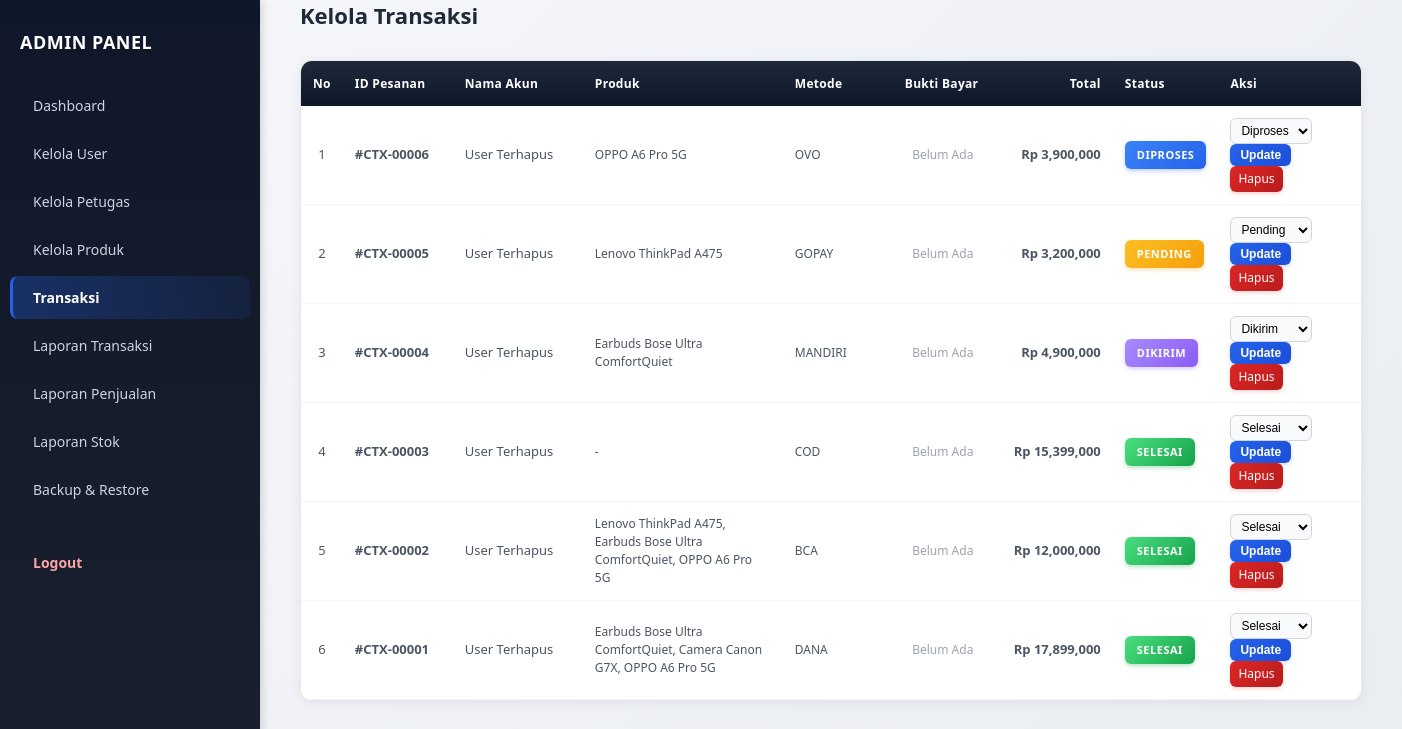
Screenshot of /admin/transaksi.php (signed in) with the database file from the repository.
### tables this page shows
CREATE TABLE `pesanan` (
  `id` int(11) NOT NULL,
  `user_id` int(11) DEFAULT NULL,
  `nama_penerima` varchar(100) DEFAULT NULL,
  `hp` varchar(20) DEFAULT NULL,
  `alamat` text DEFAULT NULL,
  `metode_bayar` varchar(50) DEFAULT NULL,
  `total_bayar` int(11) DEFAULT NULL,
  `status_pesanan` varchar(20) DEFAULT 'Pending',
  `tanggal_pesan` datetime DEFAULT current_timestamp()
);

### admin/transaksi.php (the view, shortened to what this page needs)
<?php
include __DIR__ . "/../config/database.php";
$dataTransaksi = mysqli_query($conn, "SELECT pesanan.*, users.nama AS nama_akun
     FROM pesanan
     LEFT JOIN users ON pesanan.user_id = users.id
     ORDER BY pesanan.id DESC");
?>
<!DOCTYPE html>
<html lang="id">
<head>
</head>
<body>
    <div class="wrapper">
        <div class="sidebar">
            <h2>ADMIN PANEL</h2>
            <a href="dashboard.php">Dashboard</a>
            <a href="user.php">Kelola User</a>
            <a href="petugas.php">Kelola Petugas</a>
            <a href="produk.php">Kelola Produk</a>
            <a href="transaksi.php" class="active">Transaksi</a>
            <a href="laporan_transaksi.php"> Laporan Transaksi</a>
            <a href="laporan_penjualan.php">Laporan Penjualan</a>
            <a href="laporan_stok.php">Laporan Stok</a>
            <a href="backup.php">Backup & Restore</a>
            <a href="logout.php" class="logout-btn" onclick="return confirm('Apakah Anda yakin ingin logout?')">
                Logout
            </a>
        </div>
        <div class="content">
            <h1>Kelola Transaksi</h1>
            <div class="table-wrapper">
            <table>
                <thead>
                <tr>
                    <th style="width: 40px;">No</th>
                    <th style="width: 110px;">ID Pesanan</th>
                    <th style="width: 130px;">Nama Akun</th>
                    <th style="width: 200px;">Produk</th>
                    <th style="width: 110px;">Metode</th>
                    <th style="width: 100px;">Bukti Bayar</th>
                    <th style="width: 120px; text-align: right;">Total</th>
                    <th style="width: 100px;">Status</th>
                    <th>Aksi</th>
                </tr>
                </thead>
                <tbody>
                <?php $no = 1;
                while ($t = mysqli_fetch_assoc($dataTransaksi)) :
                    $st_class = strtolower(str_replace(' ', '', $t['status_pesanan']));
                ?>
                    <tr>
                        <td style="width: 40px; text-align: center;"><?= $no++ ?></td>
                        <td style="width: 110px;"><strong>#CTX-<?= str_pad($t['id'], 5, '0', STR_PAD_LEFT) ?></strong></td>
                        <td style="width: 130px;"><?= htmlspecialchars($t['nama_akun'] ?? 'User Terhapus') ?></td>
                        <td style="width: 200px; max-width: 200px; word-break: break-word; font-size: 12px;">
                            <?php
                            $produk_query = mysqli_query($conn, "SELECT produk.nama FROM pesanan_detail
                                LEFT JOIN produk ON pesanan_detail.produk_id = produk.id
                                WHERE pesanan_detail.pesanan_id = '{$t['id']}'\n                                ORDER BY pesanan_detail.id ASC");
                            $produk_list = [];
                            while ($p = mysqli_fetch_assoc($produk_query)) {
                                if ($p['nama']) {
                                    $produk_list[] = $p['nama'];
                                }
                            }
                            if (!empty($produk_list)) {
                                echo implode(', ', $produk_list);
                            } else {
                                echo '-';
                            }
                            ?>
                        </td>
                        <td style="width: 110px; font-size: 12px;"><?= htmlspecialchars($t['metode_bayar'] ?? '-') ?></td>
                        <td style="width: 100px; text-align: center; font-size: 12px;">
                            <?php
                            $bukti_query = mysqli_query($conn, "SELECT * FROM bukti_pembayaran WHERE transaksi_id = '{$t['id']}' LIMIT 1");
                            $bukti = mysqli_fetch_assoc($bukti_query);
                            if ($bukti) {
                                ?>
                                <button class="btn-view-bukti" onclick="showBukti('<?= $bukti['bukti'] ?>', '<?= $bukti['status'] ?>', '<?= htmlspecialchars($t['nama_akun'] ?? 'User') ?>')">Lihat Bukti</button>
                                <?php
                            } else {
                                ?>
                                <span style="color: #9ca3af; font-size: 12px;">Belum Ada</span>
                                <?php
                            }
                            ?>
                        </td>
                        <td style="width: 120px; text-align: right; font-weight: 600;">Rp <?= number_format($t['total_bayar']) ?></td>
                        <td style="width: 100px;">
                            <span class="status <?= $st_class ?>">
                                <?= strtoupper($t['status_pesanan']) ?>
                            </span>
                        </td>
                        <td style="font-size: 12px;">
                            <form method="post" style="display:inline; margin-right: 5px;">
                                <select name="status" style="font-size: 12px; padding: 4px 6px;">
                                    <option value="Pending" <?= $t['status_pesanan'] == 'Pending' ? 'selected' : '' ?>>Pending</option>
                                    <option value="Diproses" <?= $t['status_pesanan'] == 'Diproses' ? 'selected' : '' ?>>Diproses</option>
                                    <option value="Dikirim" <?= $t['status_pesanan'] == 'Dikirim' ? 'selected' : '' ?>>Dikirim</option>
                                    <option value="Selesai" <?= $t['status_pesanan'] == 'Selesai' ? 'selected' : '' ?>>Selesai</option>
                                </select>
                                <button name="update_status" style="font-size: 12px; padding: 4px 10px;">Update</button>
                            </form>
                            <a class="action hapus" href="?hapus=<?= $t['id'] ?>" onclick="return confirm('Hapus?')" style="font-size: 12px; padding: 4px 8px; display: inline-block;">Hapus</a>
                        </td>
                    </tr>
                <?php endwhile; ?>
                </tbody>
            </table>
            </div>
        </div>
    </div>
</body>
</html>

### admin/transaksi.php (style rules this page uses)
* { box-sizing: border-box; margin: 0; padding: 0; }
html, body { margin: 0; padding: 0; height: 100%; }
body { font-family: 'Segoe UI', Tahoma, Geneva, Verdana, sans-serif; background: linear-gradient(135deg, #f5f7fb 0%, #e9ecf1 100%); min-height: 100vh; }
.wrapper { display: flex; min-height: 100vh; align-items: flex-start; }
.sidebar { width: 260px; background: linear-gradient(180deg, #0f172a 0%, #1a202c 100%); color: #e2e8f0; padding: 30px 0; box-shadow: 2px 0 8px rgba(0, 0, 0, 0.15); position: fixed; height: 100vh; overflow-y: auto; }
.sidebar h2 { font-size: 18px; font-weight: 700; margin: 0 20px 30px; color: #fff; letter-spacing: 0.5px; }
.sidebar a { display: block; font-size: 14px; font-weight: 500; color: #cbd5e1; text-decoration: none; padding: 12px 20px; margin: 5px 10px; border-radius: 8px; transition: all 0.3s ease; border-left: 3px solid transparent; }
.sidebar a.active { background: linear-gradient(90deg, rgba(37, 99, 235, 0.3), rgba(37, 99, 235, 0.1)); color: #fff; border-left-color: #2563eb; font-weight: 600; }
.sidebar a.logout-btn { color: #fca5a5; font-weight: 600; margin-top: 30px; }
.content { flex: 1; margin-left: 260px; padding: 0 40px 40px 40px !important; padding-top: 0 !important; margin-top: 0 !important; position: relative; top: 0; }
.content h1 { font-size: 22px; font-weight: 700; color: #1f2937; margin: 0 0 30px 0 !important; }
.table-wrapper { background: #fff; border-radius: 12px; box-shadow: 0 2px 12px rgba(0, 0, 0, 0.06); overflow-x: auto; border: 1px solid #e5e7eb; }
table { width: 100%; border-collapse: collapse; background: #fff; min-width: 1050px; }
th { background: linear-gradient(180deg, #1e293b 0%, #0f172a 100%); color: #fff; font-weight: 700; font-size: 12px; padding: 14px 12px; text-align: left; white-space: nowrap; position: sticky; top: 0; letter-spacing: 0.3px; }
td { padding: 12px; border-bottom: 1px solid #f1f5f9; font-size: 13px; color: #4b5563; line-height: 1.5; }
tbody tr { transition: all 0.2s ease; }
.status { padding: 6px 12px; border-radius: 6px; font-size: 11px; font-weight: 700; color: #fff; display: inline-block; text-transform: uppercase; letter-spacing: 0.5px; }
.pending { background: linear-gradient(135deg, #fbbf24 0%, #f59e0b 100%); box-shadow: 0 2px 4px rgba(245, 158, 11, 0.3); }
.diproses { background: linear-gradient(135deg, #3b82f6 0%, #2563eb 100%); box-shadow: 0 2px 4px rgba(37, 99, 235, 0.3); }
.dikirim { background: linear-gradient(135deg, #a78bfa 0%, #8b5cf6 100%); box-shadow: 0 2px 4px rgba(139, 92, 246, 0.3); }
.selesai { background: linear-gradient(135deg, #4ade80 0%, #16a34a 100%); box-shadow: 0 2px 4px rgba(22, 163, 74, 0.3); }
select { padding: 6px 10px; border-radius: 6px; border: 1px solid #d1d5db; font-size: 12px; font-weight: 500; transition: all 0.3s ease; background: #f9fafb; }
button { padding: 6px 14px; border-radius: 6px; border: none; background: linear-gradient(135deg, #2563eb 0%, #1d4ed8 100%); color: #fff; font-size: 12px; font-weight: 600; cursor: pointer; transition: all 0.3s ease; box-shadow: 0 2px 4px rgba(37, 99, 235, 0.2); }
.action.hapus { background: linear-gradient(135deg, #dc2626 0%, #b91c1c 100%); color: white; padding: 6px 10px; border-radius: 6px; text-decoration: none; font-size: 12px; display: inline-block; transition: all 0.3s ease; box-shadow: 0 2px 4px rgba(220, 38, 38, 0.2); }

### rows the page displays
pesanan: id "00006", nama_akun "User Terhapus", produk_list "OPPO A6 Pro 5G", metode_bayar "OVO", total_bayar "3,900,000", status_pesanan "DIPROSES", status "Diproses"
pesanan: id "00005", nama_akun "User Terhapus", produk_list "Lenovo ThinkPad A475", metode_bayar "GOPAY", total_bayar "3,200,000", status_pesanan "PENDING", status "Pending"
pesanan: id "00004", nama_akun "User Terhapus", produk_list "Earbuds Bose Ultra ComfortQuiet", metode_bayar "MANDIRI", total_bayar "4,900,000", status_pesanan "DIKIRIM", status "Dikirim"
pesanan: id "00003", nama_akun "User Terhapus", metode_bayar "COD", total_bayar "15,399,000", status_pesanan "SELESAI", status "Selesai"
pesanan: id "00002", nama_akun "User Terhapus", produk_list "Lenovo ThinkPad A475, Earbuds Bose Ultra ComfortQuiet, OPPO A6 Pro 5G", metode_bayar "BCA", total_bayar "12,000,000", status_pesanan "SELESAI", status "Selesai"
pesanan: id "00001", nama_akun "User Terhapus", produk_list "Earbuds Bose Ultra ComfortQuiet, Camera Canon G7X, OPPO A6 Pro 5G", metode_bayar "DANA", total_bayar "17,899,000", status_pesanan "SELESAI", status "Selesai"
